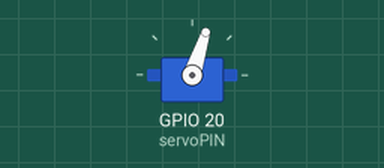
The program below on a simulated Raspberry Pi (BCM pin numbers). Parts: servo. Servo angles are drawn from the pulse width (0.5 ms = 0°, 2.5 ms = 180°).

Above: at 0.1 s.
Timing chart, 0 to 1.6 s (numbered marks = the images above):
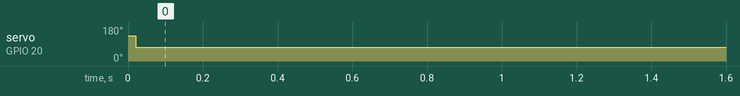

Measured:
- by itself, servo on GPIO 20 (servoPIN): 135° → 72° at 0.02 s

The program:

pitch2.py
```python
import RPi.GPIO as GPIO
import time

servoPIN = 20
GPIO.setmode(GPIO.BCM)
GPIO.setup(servoPIN, GPIO.OUT)

p = GPIO.PWM(servoPIN, 50) # GPIO 17 for PWM with 50Hz
p.start(10) # Initialization
try:
  while True:
    p.ChangeDutyCycle(6.5)
    time.sleep(0.5)
    #p.ChangeDutyCycle(7.5)
    #time.sleep(0.5)
   # p.ChangeDutyCycle(10)
   # time.sleep(0.5)
    #p.ChangeDutyCycle(12.5)
    #time.sleep(0.5)
   # p.ChangeDutyCycle(10)
   # time.sleep(0.5)
   # p.ChangeDutyCycle(7.5)
   # time.sleep(0.5)
   # p.ChangeDutyCycle(5)
    #time.sleep(0.5)
    #p.ChangeDutyCycle(2.5)
    #time.sleep(0.5)
except KeyboardInterrupt:
  p.stop()
  GPIO.cleanup()
```
